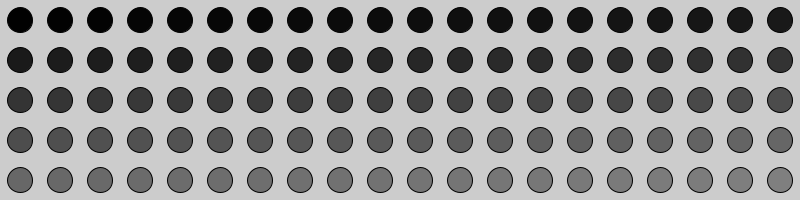
Frame 1 (no input)
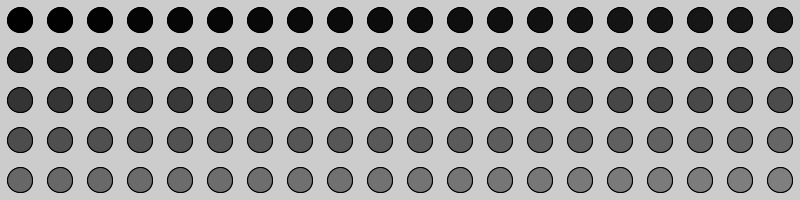
Frame 2 (the mouse pressed at the canvas centre, redrawn once)

The Processing sketch that drew these frames (run headless with seeded random() and noise(); the mouse was pressed at the canvas centre and the sketch redrawn once):

// Processing sketch: colouredDots2
// ── colouredDots2.pde
/*
Doug Easterly
Intermediate Color lesson
DSDN142, 2014
Victoria University of Wellington

thanks to Joshua Davis' Anderson Ranch tutorials for how to work with % and floor to create a matrix with 1 for-loop
https://twitter.com/JoshuaDavis/status/295209341064212482

And Processing Handbook (Reas/Fry) for working with color palettes 
*/

float dotSize = 25.0;
float spacing = 1.6;
// room for our dots to breathe

float plantArea = dotSize*spacing;
int col;
int row;
int numDots;
// a border for the total composition
float border = plantArea/2;

void setup(){
size (800,200);
col = floor(width / plantArea);
row = floor(height / plantArea);
numDots = floor(col*row);
ellipseMode(CENTER);
}

void draw(){
  
for(int i = 0; i<numDots; i++){
  /* fill with a gray value using map. we are mapping i from floor(i/col) min and max values to 0-255
  What would you do to keep the relationship of ranges the same, but brighter?
   map(value, start1, stop1, start2, stop2)
   http://processing.org/reference/map_.html*/
  fill(map(i+1,plantArea *(floor(0/col)),plantArea *(floor(numDots/col)), 0, 255));
ellipse( (plantArea*(i%col)) + border, plantArea *(floor(i/col)) + border, dotSize, dotSize);
  println(floor(i/col));

}

noLoop();

}
